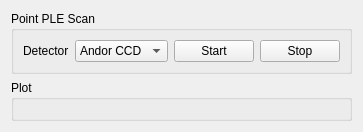
      <widget class="QWidget" name="aotf_point_scan_widget">
       <attribute name="title">
        <string>Point PLE Scan</string>
       </attribute>
       <layout class="QVBoxLayout" name="verticalLayout_4" stretch="0,1">
        <item>
         <widget class="QGroupBox" name="groupBox_3">
          <property name="title">
           <string>Point PLE Scan</string>
          </property>
          <layout class="QGridLayout" name="gridLayout_2">
           <item row="0" column="3">
            <widget class="QPushButton" name="ple_point_scan_stop_pushButton">
             <property name="text">
              <string>Stop</string>
             </property>
            </widget>
           </item>
           <item row="0" column="1">
            <widget class="QComboBox" name="ple_point_scan_detector_comboBox">
             <property name="enabled">
              <bool>true</bool>
             </property>
             <property name="editable">
              <bool>false</bool>
             </property>
             <item>
              <property name="text">
               <string>Andor CCD</string>
              </property>
             </item>
             <item>
              <property name="text">
               <string>picoharp</string>
              </property>
             </item>
             <item>
              <property name="text">
               <string>APD</string>
              </property>
             </item>
            </widget>
           </item>
           <item row="0" column="2">
            <widget class="QPushButton" name="ple_point_scan_start_pushButton">
             <property name="text">
              <string>Start</string>
             </property>
            </widget>
           </item>
           <item row="0" column="0">
            <widget class="QLabel" name="label_8">
             <property name="text">
              <string>Detector</string>
             </property>
            </widget>
           </item>
          </layout>
         </widget>
        </item>
        <item>
         <widget class="QGroupBox" name="aotf_point_scan_plot_groupBox">
          <property name="title">
           <string>Plot</string>
          </property>
          <layout class="QVBoxLayout" name="verticalLayout_5"/>
         </widget>
        </item>
       </layout>
      </widget>
